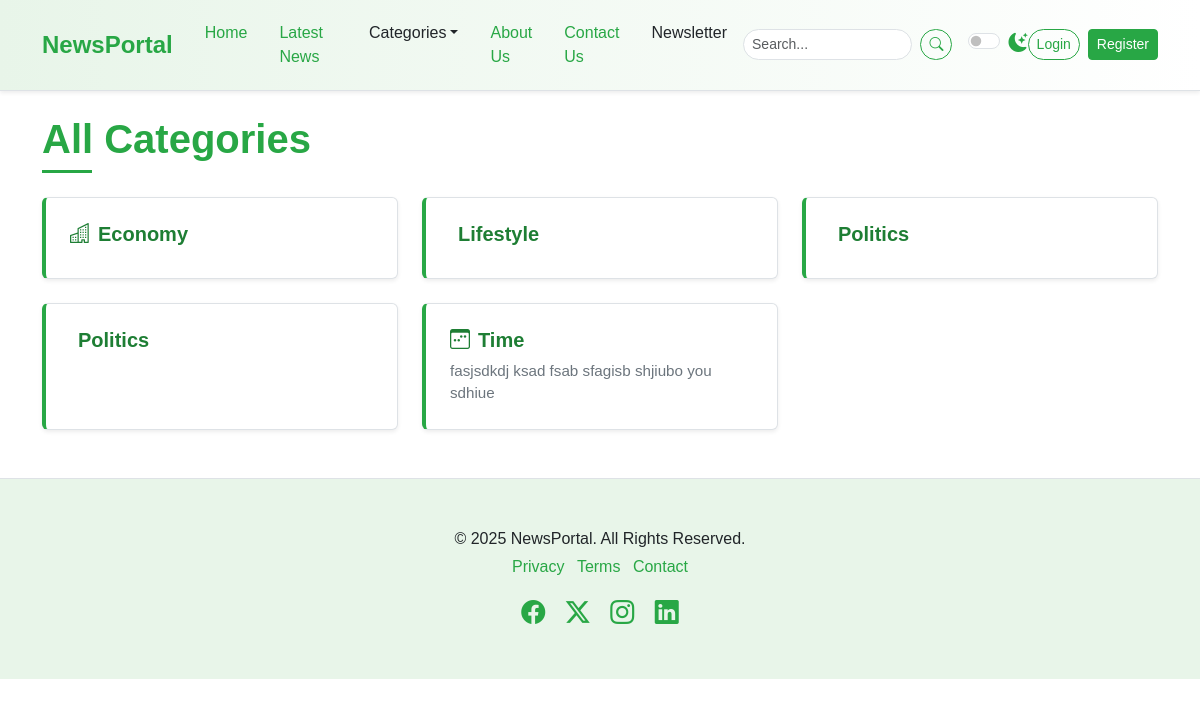
The page /category-list/ on the database its author committed.
### newspaper/models.py (models this page shows, shortened)
class TimeStampModel(models.Model):
    created_at= models.DateTimeField(auto_now_add=True)
    updated_at=models.DateTimeField(auto_now=True)
    class Meta:
        abstract= True # don't create table in DB

class Category(TimeStampModel):
    name = models.CharField(max_length=100)
    icon= models.CharField(max_length=100, null=True)
    description=models.TextField(null=True,blank=True)
    class Meta:
        ordering = ["name"] #order by gareko name a b c bata auxa
        verbose_name="category"
        verbose_name_plural="Categories"

### newspaper/views.py (the view)
# urls.py: path("category-list/", views.CategoryListView.as_view(), name="category-list"),
class CategoryListView(ListView):
     model = Category
     template_name = "newsportal/categories.html"
     context_object_name="categories"

### newspaper/nav.py (called while the page is built)
def navigation(request):
    categories= Category.objects.all()[:4]
    return {"categories": categories}

### templates/newsportal/categories.html
{% extends "newsportal/base.html" %}
{% block content %}
    <div class="container mt-4 mb-5">
        <h1 class="mb-4 section-title"><span>All Categories</span></h1>
        <div class="row row-cols-1 row-cols-md-2 row-cols-lg-3 g-4">
            {% for category in categories %}
            <div class="col">
                <div class="card h-100 shadow-sm list-item-card">
                    <div class="card-body">
                        <h5 class="card-title">
                            <a href="{% url 'post-by-category' category.pk %}"><i class="{{category.icon}} me-2"></i>{{ category.name|title}}</a></h5>
                        <p class="card-text">{{ category.description }}</p>
                    </div>
                </div>
            </div>
            {% endfor %}
        </div>
    </div>
{% endblock content %}

### static/css/style.css (style rules this page uses)
:root { --primary-green: #28a745; --light-green: #e8f5e9; --dark-green: #1e7e34; --accent-green: #5cb85c; --text-color-light: #212529; --text-color-dark: #f8f9fa; --bg-light: #ffffff; --bg-dark: #212529; --card-bg-light: #ffffff; --card-bg-dark: #343a40; --border-color-light: #dee2e6; --border-color-dark: #495057; --shadow-sm: 0 0.125rem 0.25rem rgba(0, 0, 0, 0.075); --shadow: 0 0.5rem 1rem rgba(0, 0, 0, 0.15); --transition-speed: 0.3s ease; }
body { font-family: "Poppins", sans-serif; background-color: var(--bg-light); color: var(--text-color-light); transition: background-color var(--transition-speed), color var(--transition-speed); }
.section-title { position: relative; padding-bottom: 10px; margin-bottom: 20px; font-weight: 600; color: var(--primary-green); }
.section-title span { position: relative; z-index: 1; background-color: var(--bg-light); padding-right: 10px; }
.section-title::after { content: ""; position: absolute; left: 0; bottom: 0; width: 50px; height: 3px; background-color: var(--primary-green); }
.card { border: 1px solid var(--border-color-light); transition: box-shadow var(--transition-speed), transform var(--transition-speed); background-color: var(--card-bg-light); color: var(--text-color-light); }
.card-title { color: var(--dark-green); font-weight: 600; }
.list-item-card { transition: transform 0.2s ease-in-out, box-shadow 0.2s ease-in-out; border-left: 4px solid var(--primary-green); }
.list-item-card .card-body { padding: 1.5rem; }
.list-item-card .card-title a { text-decoration: none; color: var(--dark-green); font-weight: 600; }
.list-item-card .card-text { font-size: 0.95rem; color: #6c757d; }

### rows shown on the page
Category: name "Economy"
Category: name "Lifestyle"
Category: name "Politics"
Category: name "Politics"
Category: name "Time", description "fasjsdkdj ksad fsab sfagisb shjiubo you sdhiue"
